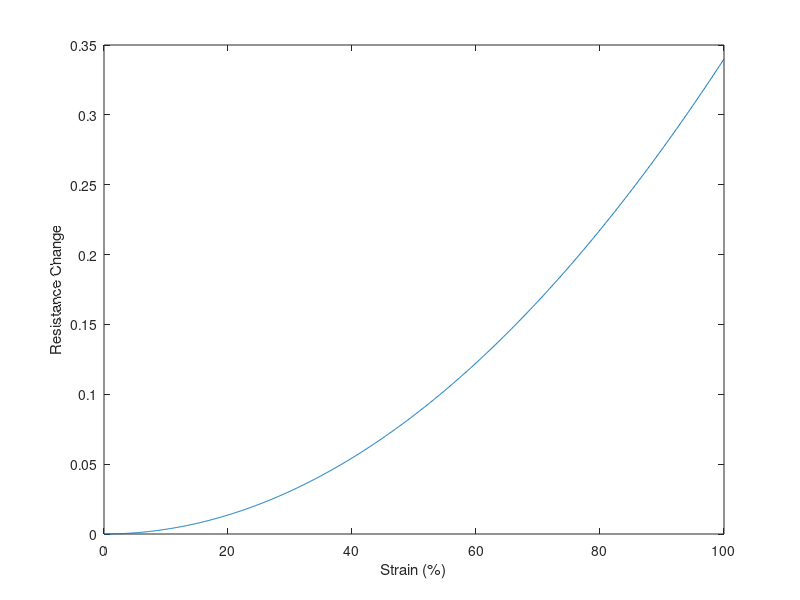

Reproduce this figure in MATLAB.
clear all; clc; clf;

% w = .6e-3;
% h = .5e-3;
% L = 50e-3;
% eps = linspace(0, 2, 100);
% rho = 29.4e-8;
% 
% 
% R = (rho * eps * L .* (8 - eps)) ./ (w * h * (2 - eps) .^ 2);
% 
% plot(eps/2, R);

strain = linspace(0,100,1000);

R = strain.^2 * 0.000034;

plot(strain, R);

xlabel("Strain (%)");
ylabel("Resistance Change");